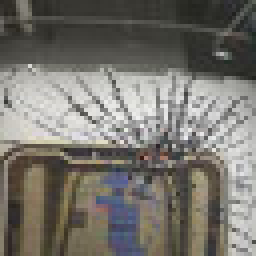
%> input picture ColorDefect4/images/1.jpg, 64 x 64 px (shown 4 times larger)
$ octave --eval "result = ExtractColorFeatures('../ColorDefect4/images/1.jpg');"   (GNU Octave 9; MATLAB toolbox functions it lacks are replaced by stand-ins)
%> lines starting %> are read from the running program, lines starting %| are printed output that depends on the picture
function colors  = ExtractColorFeatures(filename)
%> called with filename = '../ColorDefect4/images/1.jpg'

 I = imread(filename);
%> I is the input picture: size 64x64x3 uint8; mean R, G, B 118.7, 115.9, 109.4

  R = double(I(:,:,1));
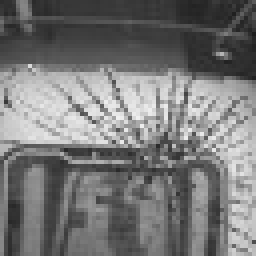
%> R: size 64x64 double (shown 4 times larger); min 30, max 239, mean 118.7
  G = double(I(:,:,2));
  B = double(I(:,:,3));
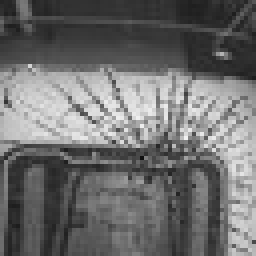
%> B: size 64x64 double (shown 4 times larger); min 16, max 241, mean 109.4


% color features extractions
colors.MeanR = mean(mean(R)) ; % Mean of Red
%> colors.MeanR = 118.7
colors.MeanG = mean(mean(G)) ; % Mean of Green
%> colors.MeanG = 115.9
colors.MeanB = mean(mean(B)); % Mean of Blue
%> colors.MeanB = 109.4


colors.MaxR = max(max(R)); % Max of Red
%> colors.MaxR = 239
colors.MaxG = max(max(G)); % Max of Green
%> colors.MaxG = 239
colors.MaxB = max(max(B)); % Max of Blue
%> colors.MaxB = 241


colors.MinR = min(min(R)); % Min of Red
%> colors.MinR = 30
colors.MinG = min(min(G)); % Min of Green
%> colors.MinG = 25
colors.MinB = min(min(B)); % Min of Blue
%> colors.MinB = 16

hsvI =         rgb2hsv(I);
%> hsvI: size 64x64x3 double; mean H, S, V 0.193, 0.12, 0.471

  H = double(hsvI(:,:,3));
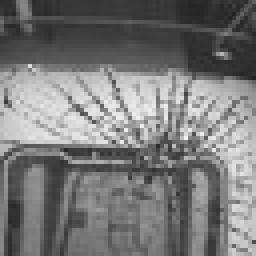
%> H: size 64x64 double (shown 4 times larger); min 0.125, max 0.945, mean 0.471
  S = double(hsvI(:,:,2));
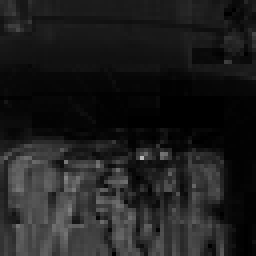
%> S: size 64x64 double (shown 4 times larger); min 0, max 0.724, mean 0.12
  V = double(hsvI(:,:,1));
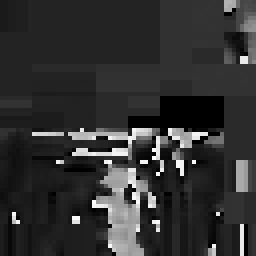
%> V: size 64x64 double (shown 4 times larger); min 0, max 0.99, mean 0.193


colors.MeanH =  mean(mean(H)); % Mean of Hue
%> colors.MeanH = 0.471
colors.MeanS = mean(mean(S)); % Mean of Saturation
%> colors.MeanS = 0.12
colors.MeanV = mean(mean(V)); % Mean of Intensity
%> colors.MeanV = 0.193

colors.MaxH = max(max(H)); % Max of Hue
%> colors.MaxH = 0.945
colors.MaxS = max(max(S)); % Max of Saturation
%> colors.MaxS = 0.724
colors.MaxI = max(max(V)); % Max of Intensity
%> colors.MaxI = 0.99


colors.MinH = min(min(H)); % Min of Hue
%> colors.MinH = 0.125
colors.MinS = min(min(S)); % Min of Saturation
%> colors.MinS = 0
colors.MinI = min(min(V)); % Min of Intensity
%> colors.MinI = 0

Iycbcr = rgb2ycbcr(I);
%> Iycbcr: size 64x64x3 uint8; mean of channels 1, 2, 3 115.6, 124.8, 129.8

  y = double(Iycbcr(:,:,3));
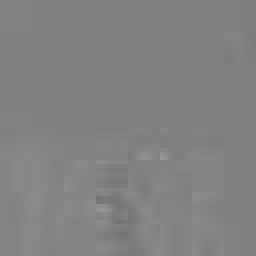
%> y: size 64x64 double (shown 4 times larger); min 115, max 150, mean 129.8
  cb = double(Iycbcr(:,:,2));
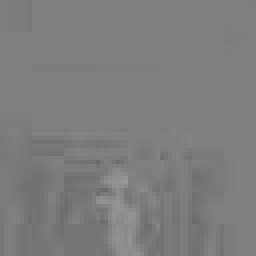
%> cb: size 64x64 double (shown 4 times larger); min 104, max 154, mean 124.8
  cr = double(Iycbcr(:,:,1));


colors.Meany = mean(mean(y)); % Mean of Cyan
%> colors.Meany = 129.8
colors.Meancb = mean(mean(cb)); % Mean of Magenta
%> colors.Meancb = 124.8
colors.Meancr = mean(mean(cr)); % Mean of Yellow
%> colors.Meancr = 115.6

colors.Maxy = max(max(y)); % Max of Cyan
%> colors.Maxy = 150
colors.Maxcb = max(max(cb)); % Max of Magenta
%> colors.Maxcb = 154
colors.Maxcr = max(max(cr)); % Max of Yellow
%> colors.Maxcr = 221


colors.Miny = min(min(y)); % Min of Cyan
%> colors.Miny = 115
colors.Mincb = min(min(cb)); % Min of Magenta
%> colors.Mincb = 104
colors.Mincr = min(min(cr)); % Min of Yellow
%> colors.Mincr = 43
%> `result = ExtractColorFeatures('../ColorDefect4/images/1.jpg');`: result = {MeanR 118.7, MeanG 115.9, MeanB 109.4, MaxR 239, MaxG 239, MaxB 241}


end

$ run again, on ColorDefect4/images/2.jpg
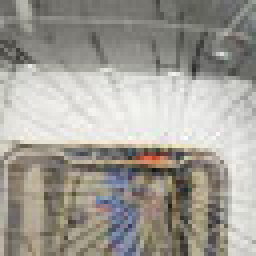
%> input picture ColorDefect4/images/2.jpg, 64 x 64 px (shown 4 times larger)
%> in ExtractColorFeatures, I is the input picture: size 64x64x3 uint8; mean R, G, B 160.7, 157.5, 150.3
%> colors.MeanR = 160.7
%> colors.MeanG = 157.5
%> colors.MeanB = 150.3
%> colors.MaxR = 252
%> colors.MaxG = 255
%> colors.MinR = 20
%> colors.MinB = 12
%> hsvI: size 64x64x3 double; mean H, S, V 0.184, 0.0906, 0.636
%> in ExtractColorFeatures, `V = double(hsvI(:,:,1));`:
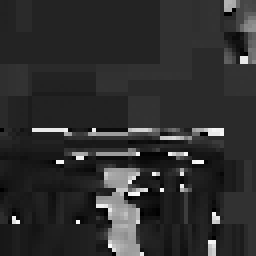
%> V: size 64x64 double (shown 4 times larger); min 0, max 0.992, mean 0.184
%> colors.MeanH = 0.636
%> colors.MeanS = 0.0906
%> colors.MeanV = 0.184
%> colors.MaxH = 1
%> colors.MaxS = 0.777
%> colors.MaxI = 0.992
%> colors.MinH = 0.0784
%> colors.MinS = 0
%> Iycbcr: size 64x64x3 uint8; mean of channels 1, 2, 3 151.4, 124.4, 130
%> in ExtractColorFeatures, `cr = double(Iycbcr(:,:,1));`:
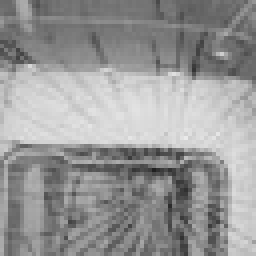
%> cr: size 64x64 double (shown 4 times larger); min 32, max 234, mean 151.4
%> colors.Meany = 130
%> colors.Meancb = 124.4
%> colors.Meancr = 151.4
%> colors.Maxy = 183
%> colors.Maxcb = 148
%> colors.Maxcr = 234
%> colors.Miny = 114
%> colors.Mincb = 94
%> colors.Mincr = 32
%> result = {MeanR 160.7, MeanG 157.5, MeanB 150.3, MaxR 252, MaxG 255, MaxB 255}
